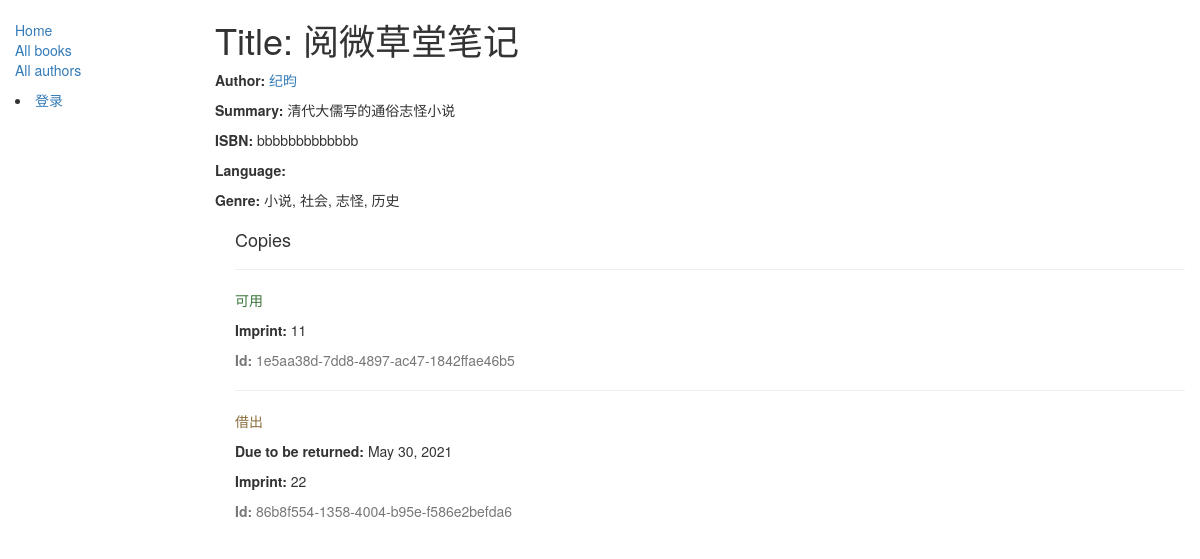
/catalog/book/2, run on the app's committed database.
### catalog/models.py (models this page shows, shortened)
class Book(models.Model):
    title = models.CharField('书名', max_length=200)
    author = models.ForeignKey("Author", on_delete=models.SET_NULL, null=True)
    summary = models.TextField(max_length=1000, help_text="输入书的简介")
    isbn = models.CharField("ISBN",max_length=13,help_text='13 Character <a href="https://www.isbn-international.org/content/what-isbn">ISBN number</a>')
    genre = models.ManyToManyField(Genre, help_text='选择一个流派')
    def display_genre(self):
        """
        Creates a string for the Genre. This is required to display genre in Admin.
        """
        return ', '.join([ genre.name for genre in self.genre.all()[:3] ])
    display_genre.short_description = '流派'

class Author(models.Model):
    first_name = models.CharField('姓', max_length=100)
    last_name = models.CharField('名', max_length=100)
    date_of_birth = models.DateField('出生日期', null=True, blank=True)
    date_of_death = models.DateField('死亡日期', null=True, blank=True)
    def __str__(self):
        return '%s%s' % (self.first_name, self.last_name)
    class Meta:
        ordering = ['last_name']

class Genre(models.Model):
    name = models.CharField(max_length=200, help_text="输入书的流派")
    def __str__(self):
        return self.name

class BookInstance(models.Model):
    id = models.UUIDField(primary_key=True, default=uuid.uuid4, help_text="id必须唯一")
    book = models.ForeignKey("Book", on_delete=models.SET_NULL, null=True)
    imprint = models.CharField(max_length=200)
    due_back = models.DateField(null=True, blank=True)
    borrower = models.ForeignKey(User, on_delete=models.SET_NULL, null=True, blank=True)
    LOAN_STATUS = (
        ('m', "维护"),
        ('o',"借出"),
        ('a','可用'),
        ('r','保留')
    )
    status = models.CharField(max_length=1, choices=LOAN_STATUS, blank=True, default='m', help_text='帮助文档')
    class Meta:
        ordering = ["due_back"]
        permissions = (("can_mark_returned", "Set book as returned"),)
    def display_book(self):
        return self.book.title
    display_book.short_description = '书名'

### catalog/views.py (the view)
# urls.py: path('book/<int:pk>', views.BookDetailView.as_view(), name='book-detail'),
class BookDetailView(generic.DetailView):
    model = Book

### catalog/templates/catalog/book_detail.html
{% extends "base_generic.html" %}
{% block content %}
  <h1>Title: {{ book.title }}</h1>
  <p><strong>Author:</strong> <a href="{% url 'author-detail' book.author.pk %}">{{ book.author }}</a></p>
  <p><strong>Summary:</strong> {{ book.summary }}</p>
  <p><strong>ISBN:</strong> {{ book.isbn }}</p>
  <p><strong>Language:</strong> {{ book.language }}</p>
  <p><strong>Genre:</strong> {% for genre in book.genre.all %} {{ genre }}{% if not forloop.last %}, {% endif %}{% endfor %}</p>
  <div style="margin-left:20px;margin-top:20px">
    <h4>Copies</h4>
    {% for copy in book.bookinstance_set.all %}
    <hr>
    <p class="{% if copy.status == 'a' %}text-success{% elif copy.status == 'm' %}text-danger{% else %}text-warning{% endif %}">{{ copy.get_status_display }}</p>
    {% if copy.status != 'a' %}<p><strong>Due to be returned:</strong> {{copy.due_back}}</p>{% endif %}
    <p><strong>Imprint:</strong> {{copy.imprint}}</p>
    <p class="text-muted"><strong>Id:</strong> {{copy.id}}</p>
    {% endfor %}
  </div>
{% endblock %}

### data on the page
Book: title "阅微草堂笔记", author "纪昀", summary "清代大儒写的通俗志怪小说", isbn "bbbbbbbbbbbbb"
Genre: name "小说"
Genre: name "社会"
Genre: name "志怪"
Genre: name "历史"
BookInstance: status "可用", imprint "11", id "1e5aa38d-7dd8-4897-ac47-1842ffae46b5"
BookInstance: status "借出", due_back "May 30, 2021", imprint "22", id "86b8f554-1358-4004-b95e-f586e2befda6"
